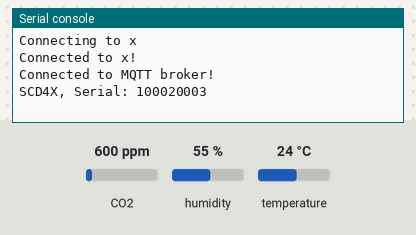
Bench run of a program on a simulated CircuitPython board. On the bench: the last lines printed to the serial console. The test bench sets the inputs (shaded band); at power-on: CO2 600 ppm, humidity 55 %, temperature 24 °C. No MQTT or app messages arrive unless stated; values from a settings file that is not in the repository are placeholders; the clock reads 2024-03-15 10:24:30 at power-on unless the program sets it; library files of the repository ran but are not shown: 1 file(s).

Above: at 3.4 s.
3.5 s: CO2 set to 452 ppm
At 8.3 s:
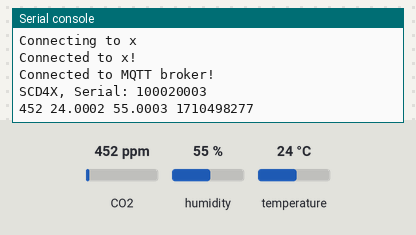
13.8 s: humidity set to 22 %
At 18.2 s:
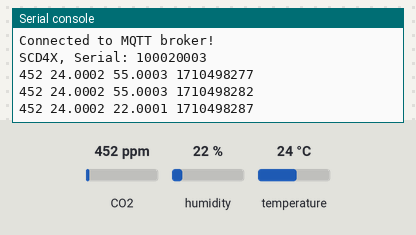
21.4 s: temperature set to 12 °C
At 23.2 s:
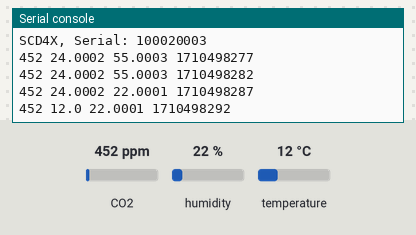

Measured:
- after the input at 3.5 s, the serial console: prints a new line after 3.7 s (image 1)
- after the input at 13.8 s, the serial console: prints a new line after 3.6 s (image 2)
- after the input at 21.4 s, the serial console: prints a new line after 1.1 s (image 3)

The program:

code.py
```python
import time
import SCD4X
import wifi
import socketpool
import os
import adafruit_minimqtt.adafruit_minimqtt as MQTT

SSID = os.getenv("CIRCUITPY_WIFI_SSID")
WIFI_PASSWORD = os.getenv("CIRCUITPY_WIFI_PASSWORD")

try:
    print("Connecting to %s" % SSID)
    wifi.radio.connect(SSID, WIFI_PASSWORD)
    print("Connected to %s!" % SSID)
except Exception:  # pylint: disable=broad-except
    print("Failed to connect to WiFi.")

pool = socketpool.SocketPool(wifi.radio)

mqtt_client = MQTT.MQTT(
    broker="192.168.1.100",
    socket_pool=pool
)

def connected(client, userdata, flags, rc):
    # This function will be called when the client is connected
    # successfully to the broker.
    print("Connected to MQTT broker!")


def disconnected(client, userdata, rc):
    # This method is called when the client is disconnected
    print("Disconnected from MQTT Broker!")

# Setup the callback methods above
mqtt_client.on_connect = connected
mqtt_client.on_disconnect = disconnected

mqtt_client.connect()

device = SCD4X.SCD4X(quiet=False)
device.start_periodic_measurement()


while True:
    co2, temperature, relative_humidity, timestamp = device.measure()
    print(co2, temperature, relative_humidity, timestamp)

    mqtt_client.publish("/broker/feeds/sensors/SCD4X", co2)

    time.sleep(1)
```
